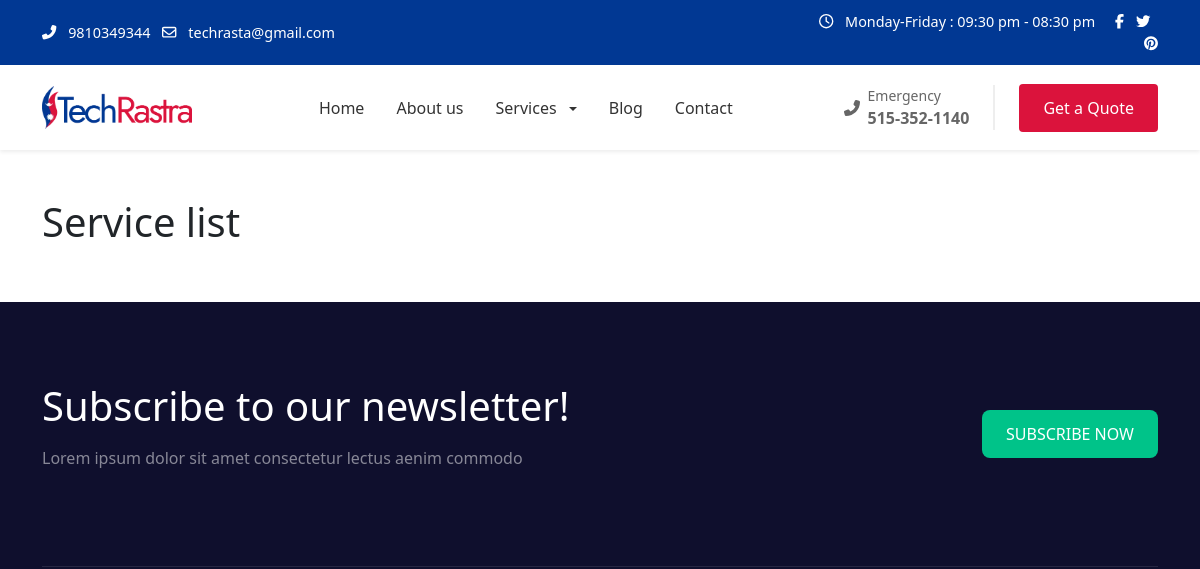
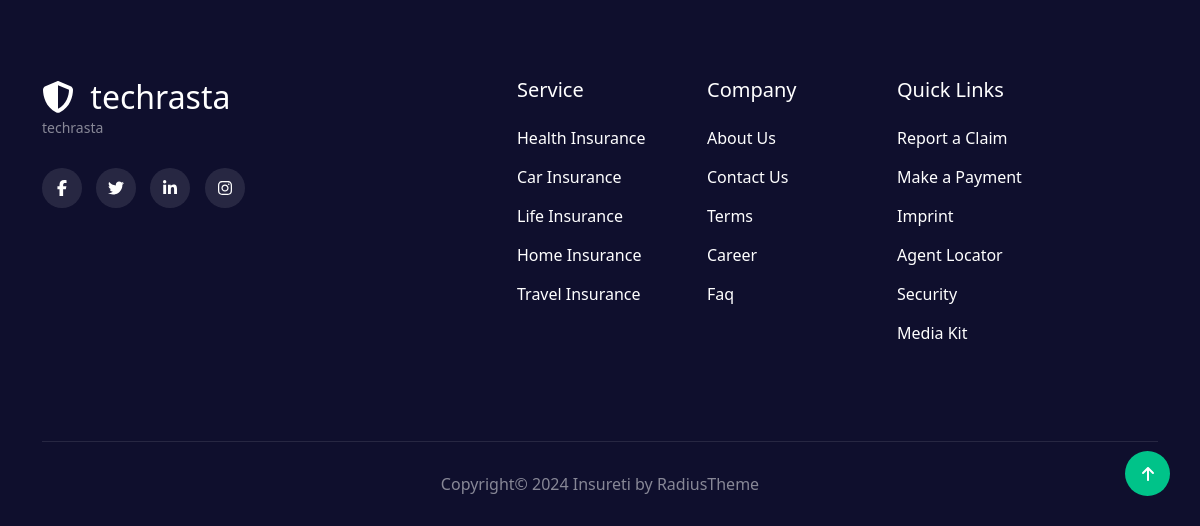
Page /service on the earlier database version (2 pictures, top to bottom).
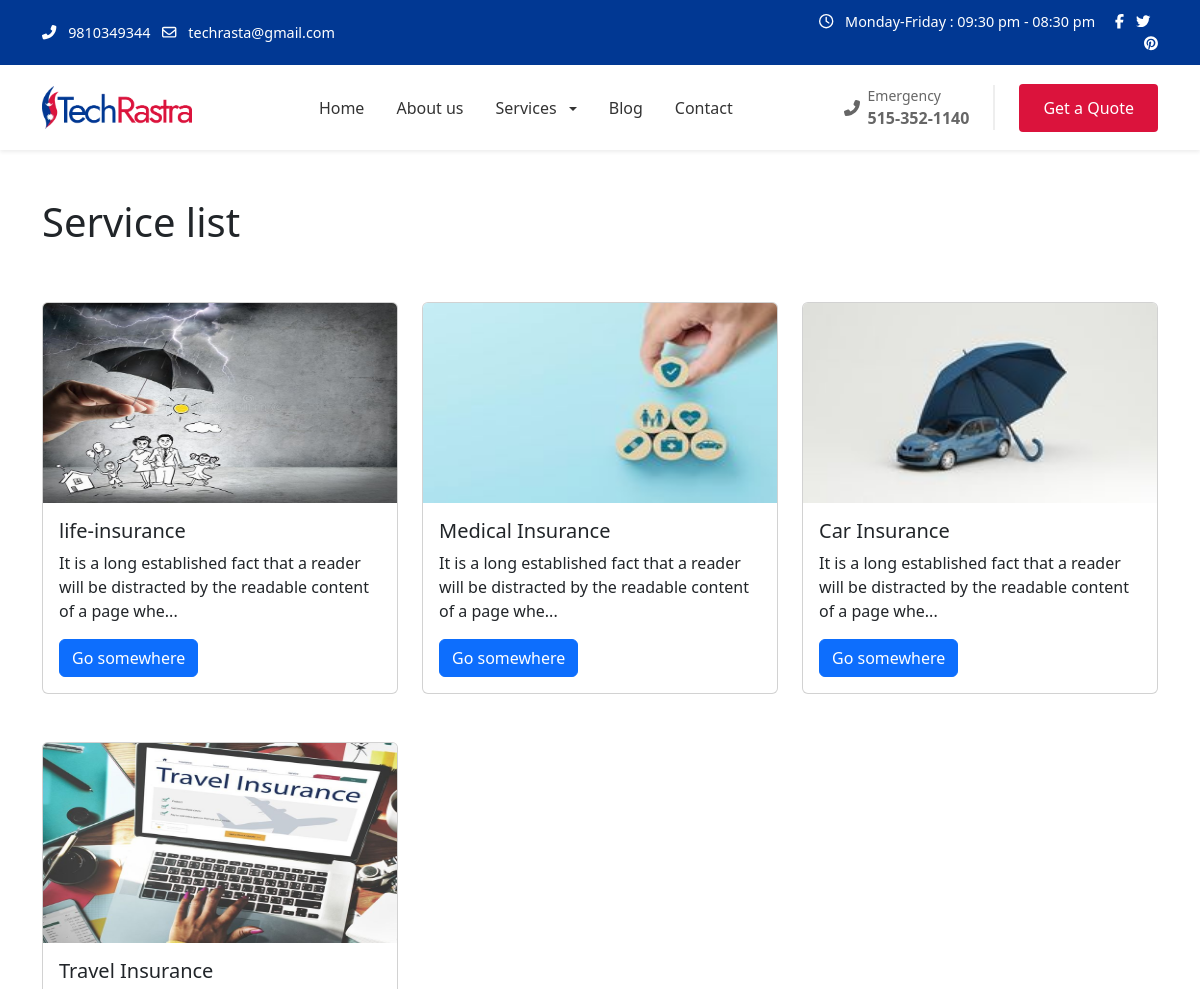
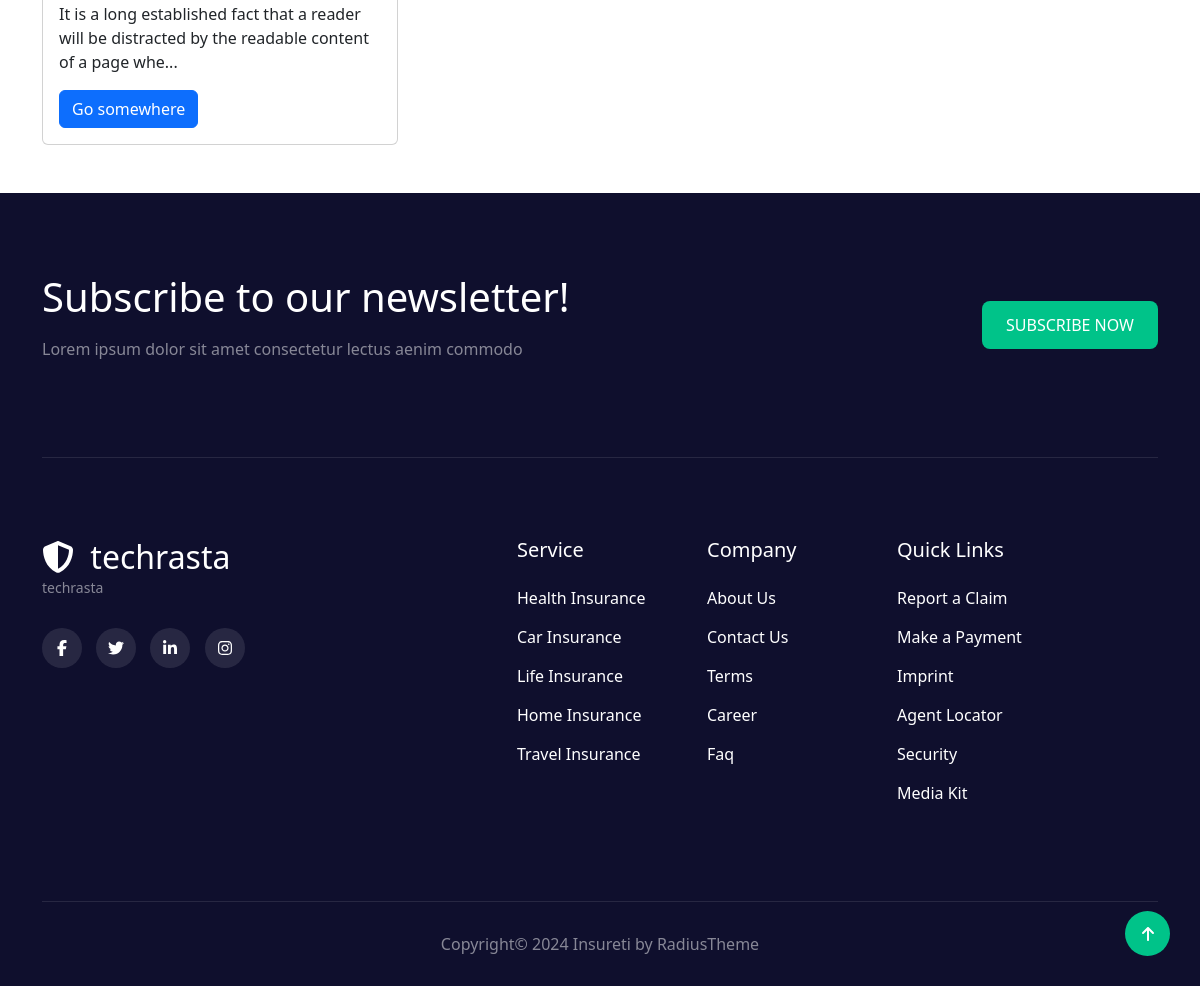
Same page on the later database version (2 pictures, top to bottom).
### website/models.py (models this page shows, shortened)
class Setting(models.Model):
    name = models.CharField(max_length=100)
    slug = models.SlugField(max_length=100, unique=100)
    email = models.EmailField(blank=True,null=True)
    phone = models.CharField(max_length=100, blank=True,null=True)
    address = models.CharField(max_length=100,blank=True,null=True)
    descripton = models.TextField(blank=True,null=True)
    logo = models.ImageField(upload_to='logo/', blank=True, null=True)
    favicon = models.ImageField(upload_to='favicon/', blank=True,null=True)
    meta_title = models.CharField(max_length=100, blank=True, null=True)
    meta_decription = models.TextField( blank=True, null=True)
    meta_keyword = models.TextField(blank=True, null=True)

class Service(models.Model):
    title  = models.CharField(max_length=100)
    slug = models.SlugField(max_length=100, unique=100)
    sub_title = models.CharField(max_length=100, blank=True , null=True)
    image = models.ImageField(upload_to='page/',blank=True, null=True)
    summary = models.TextField(blank=True, null=True)
    description = CKEditor5Field(blank=True, null=True)
    meta_title = models.CharField(max_length=100, blank=True , null=True)
    meta_decription = models.TextField( blank=True, null=True)
    meta_keyword = models.TextField(blank=True, null=True)
    @property
    def get_limit_summary(self):
        return self.summary[:100]+'...'

### website/views.py (the view)
# urls.py: path('service',views.service_views,name='service'),
def service_views(request):
    data={
        'serviceData' : Service.objects.all(),
    }
    return render(request,'service.html',data)

### website/general.py (called while the page is built)
def global_data(request):
    data ={
        'settingData':Setting.objects.first(),
        'menuserviceData':Service.objects.all(),
    }
    return data

### website/templates/service.html
{% extends 'layouts/master.html' %}
{% block content %}
<div class="container">
    <div class="row">
       <div class="col-md-12 py-5">
          <h1>Service list</h1>
        </div>
    </div>
    <div class="row">
        {% for service in serviceData %}
        <div class="col-md-4 mb-5">
            <div class="card" >
                {% if service.image %}
                <img src="{{service.image.url}}"  style="height: 200px;" class="card-img-top" alt="{{service.title}}">
                {% endif %}
                <div class="card-body">
                  <h5 class="card-title">{{service.title}}</h5>
                  <p class="card-text">{{service.get_limit_summary}}</p>
                  <a href="{% url 'service-details' service.slug %}" class="btn btn-primary">Go somewhere</a>
                </div>
              </div>
        </div>
        {% endfor %}
    </div>
</div>
{% endblock %}

### website/templates/layouts/master.html (shortened to what this page needs)
<!DOCTYPE html>
{% load static %}
<html lang="en">
<head>
    {% load bootstrap5 %}
    {% bootstrap_css %}
    <link href="https://cdnjs.cloudflare.com/ajax/libs/font-awesome/6.5.1/css/all.min.css" rel="stylesheet">
    <link rel="stylesheet" href="{% static 'css/style.css' %}">
</head>
<body>
    {% include 'layouts/header.html' %}
    {% block content %}
    {% endblock %}
    {% include 'layouts/footer.html' %}
</body>
</html>

### website/templates/layouts/header.html (shortened to what this page needs)
{% load static %}
<div class="top-bar">
    <div class="container">
        <div class="row align-items-center">
            <div class="col-md-8">
                {% if settingData %}
                <a href="tel:{{settingData.phone}}" class="text-white me-2 text-decoration-none">
                    <i class="fas fa-phone-alt me-2"></i>
                       {{settingData.phone}}
                </a>
                {% endif %}
                <a href="" class="text-white me-2 text-decoration-none">
                    <i class="far fa-envelope me-2"></i>
                    {% if settingData %}
                        {{settingData.email}}
                    {% else %}
                        techrasa@gmail.com
                    {% endif %}
                </a>
            </div>
            <div class="col-md-4 text-end">
                    <span class="me-3">
                        <i class="far fa-clock me-2"></i>
                        Monday-Friday : 09:30 pm - 08:30 pm
                    </span>
                <a href="#" class="text-white me-2"><i class="fab fa-facebook-f"></i></a>
                <a href="#" class="text-white me-2"><i class="fab fa-twitter"></i></a>
                <a href="#" class="text-white"><i class="fab fa-pinterest"></i></a>
            </div>
        </div>
    </div>
</div>
<nav class="navbar navbar-expand-lg navbar-light bg-white py-3 shadow-sm sticky-top">
    <div class="container">
        <a class="navbar-brand" href="{% url 'index' %}">
            {% if settingData.logo %}
                <img src="{{settingData.logo.url}}" alt="Techrastra">
            {% else %}
                <img src="{% static 'logo/logo.webp' %}" alt="Techrastra">
            {% endif %}
        </a>
        <div class="collapse navbar-collapse" id="navbarNav">
            <ul class="navbar-nav mx-auto">
                <li class="nav-item">
                    <a class="nav-link" href="{% url 'index' %}">
                        Home
                    </a>
                </li>
                <li class="nav-item">
                    <a class="nav-link" href="{% url 'about-us' %}">
                        About us
                    </a>
                </li>
                <li class="nav-item dropdown">
                    <a class="nav-link dropdown-toggle" href="{% url 'service' %}" role="button" data-bs-toggle="dropdown">
                        Services
                    </a>
                </li>
                <li class="nav-item">
                    <a class="nav-link" href="{% url 'blog' %}">
                        Blog
                    </a>
                </li>
                <li class="nav-item">
                    <a class="nav-link" href="{% url 'contact' %}">
                        Contact
                    </a>
                </li>
            </ul>
            <div class="d-flex align-items-center">
                <div class="emergency-phone me-4">
                    <div class="d-flex align-items-center">
                        <i class="fas fa-phone-alt me-2"></i>
                        <div>
                            <small class="d-block">Emergency</small>
                            <strong>515-352-1140</strong>
                        </div>
                    </div>
                </div>
                <a href="{% url 'service' %}" class="btn-quote">Get a Quote</a>
            </div>
        </div>
    </div>
</nav>

### website/templates/layouts/footer.html (shortened to what this page needs)
<footer class="footer-section">
    <div class="container">
        <div class="newsletter-section">
            <div class="row align-items-center">
                <div class="col-lg-6">
                    <h2 class="h1 mb-3">Subscribe to our newsletter!</h2>
                    <p class="text-white-50">Lorem ipsum dolor sit amet consectetur lectus aenim commodo</p>
                </div>
                <div class="col-lg-6 text-lg-end">
                    <button class="subscribe-btn">SUBSCRIBE NOW</button>
                </div>
            </div>
        </div>
        <div class="row g-4">
            <div class="col-lg-4">
                <div class="footer-logo">
                    <h3 class="h2 mb-0">
                        <i class="fas fa-shield-alt me-2"></i>
                        {{settingData.name}}
                    </h3>
                    <small class="text-white-50 d-block">{{settingData.name}}</small>
                </div>
                <div class="social-links">
                    <a href="#"><i class="fab fa-facebook-f"></i></a>
                    <a href="#"><i class="fab fa-twitter"></i></a>
                    <a href="#"><i class="fab fa-linkedin-in"></i></a>
                    <a href="#"><i class="fab fa-instagram"></i></a>
                </div>
            </div>
            <div class="col-lg-2 offset-lg-1">
                <h5 class="mb-4">Service</h5>
                <ul class="footer-links">
                    <li><a href="#">Health Insurance</a></li>
                    <li><a href="#">Car Insurance</a></li>
                    <li><a href="#">Life Insurance</a></li>
                    <li><a href="#">Home Insurance</a></li>
                    <li><a href="#">Travel Insurance</a></li>
                </ul>
            </div>
            <div class="col-lg-2">
                <h5 class="mb-4">Company</h5>
                <ul class="footer-links">
                    <li><a href="#">About Us</a></li>
                    <li><a href="#">Contact Us</a></li>
                    <li><a href="#">Terms</a></li>
                    <li><a href="#">Career</a></li>
                    <li><a href="#">Faq</a></li>
                </ul>
            </div>
            <div class="col-lg-2">
                <h5 class="mb-4">Quick Links</h5>
                <ul class="footer-links">
                    <li><a href="#">Report a Claim</a></li>
                    <li><a href="#">Make a Payment</a></li>
                    <li><a href="#">Imprint</a></li>
                    <li><a href="#">Agent Locator</a></li>
                    <li><a href="#">Security</a></li>
                    <li><a href="#">Media Kit</a></li>
                </ul>
            </div>
        </div>
        <div class="copyright text-center">
            <p class="mb-0 text-white-50">Copyright© 2024 Insureti by RadiusTheme</p>
        </div>
    </div>
    <a href="#" class="scroll-top">
        <i class="fas fa-arrow-up"></i>
    </a>
</footer>

### static/css/style.css (style rules this page uses)
body { margin: 0; padding: 0; }
.top-bar { background-color: #013893; color: white; font-size: 0.9rem; padding: 11px 27px; }
.navbar-brand img { width: 150px; }
.nav-link { color: #333 !important; font-weight: 500; padding: 0.5rem 1rem !important; }
.emergency-phone { color: #666; border-right: 2px solid #eee; padding-right: 1.5rem; }
.btn-quote { background-color: #db133c; color: white; padding: 0.75rem 1.5rem; border-radius: 4px; text-decoration: none; transition: all 0.3s ease; }
.dropdown-toggle::after { margin-left: 0.5em; vertical-align: middle; }
.footer-section { background-color: #0f0f2d; color: white; padding: 80px 0 0 0; }
.newsletter-section { border-bottom: 1px solid rgba(255, 255, 255, 0.1); padding-bottom: 80px; margin-bottom: 80px; }
.subscribe-btn { background-color: #00c389; border: none; border-radius: 8px; padding: 12px 24px; color: white; font-weight: 500; transition: opacity 0.3s; }
.footer-logo { margin-bottom: 20px; }
.footer-links { list-style: none; padding: 0; }
.footer-links li { margin-bottom: 15px; }
.footer-links a { color: #ffffff; text-decoration: none; transition: opacity 0.3s; }
.social-links { margin-top: 30px; }
.social-links a { display: inline-flex; align-items: center; justify-content: center; width: 40px; height: 40px; background-color: rgba(255, 255, 255, 0.1); border-radius: 50%; margin-right: 10px; color: white; text-decoration: none; transition: background-color 0.3s; }
.copyright { padding: 30px 0; border-top: 1px solid rgba(255, 255, 255, 0.1); margin-top: 80px; }
.scroll-top { position: fixed; bottom: 30px; right: 30px; width: 45px; height: 45px; background-color: #00c389; color: white; border-radius: 50%; display: flex; align-items: center; justify-content: center; text-decoration: none; transition: opacity 0.3s; }

Differences in the rows shown:
added Service: image (picture), title "life-insurance", get_limit_summary "It is a long established fact that a reader will be distracted by the readable content of a page whe..."
added Service: image (picture), title "Medical Insurance", get_limit_summary "It is a long established fact that a reader will be distracted by the readable content of a page whe..."
added Service: image (picture), title "Car Insurance", get_limit_summary "It is a long established fact that a reader will be distracted by the readable content of a page whe..."
added Service: image (picture), title "Travel Insurance", get_limit_summary "It is a long established fact that a reader will be distracted by the readable content of a page whe..."
